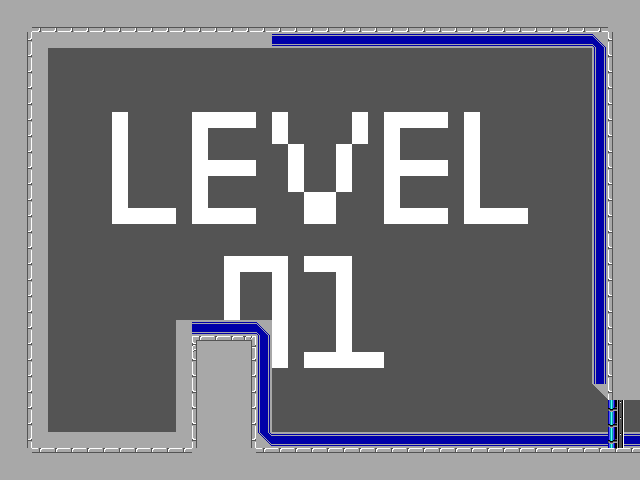

A level layout from a 2D game, rendered from its tile map. Below: a short description, then the map file with tile-grid data replaced by summaries:
An orthogonal 40x30 tile map with 16x16 px tiles, 2 tile layers (background, foreground), 3 hidden layers not drawn, 2 tilesets and 2 objects (PlayerDuke, me.LevelEntity).

<map version="1.0" orientation="orthogonal" width="40" height="30" tilewidth="16" tileheight="16">
 <tileset firstgid="1" name="duke_tiles" tilewidth="16" tileheight="16">
  <image source="../img/map/duke_tiles.png" width="480" height="240" />
  <tile id="449">
   <properties>
    <property name="type" value="wall" />
   </properties>
  </tile>
 </tileset>
 <tileset firstgid="451" name="metatiles16x16" tilewidth="16" tileheight="16">
  <image source="../img/map/metatiles16x16.png" width="80" height="16" />
  <tile id="0">
   <properties>
    <property name="type" value="solid" />
   </properties>
  </tile>
  <tile id="1">
   <properties>
    <property name="type" value="platform" />
   </properties>
  </tile>
 </tileset>
 <layer name="background" width="40" height="30">
  <data>[1200 cells, 914 non-empty, 6 distinct tile ids]</data>
 </layer>
 <layer name="portalAreaV" width="40" height="30" visible="0">
  <data>[1200 cells, 26 non-empty, 1 distinct tile ids]</data>
 </layer>
 <layer name="portalAreaH" width="40" height="30" visible="0">
  <data>[1200 cells, 23 non-empty, 1 distinct tile ids]</data>
 </layer>
 <layer name="collision" width="40" height="30" visible="0">
  <data>[1200 cells, 286 non-empty, 1 distinct tile ids]</data>
 </layer>
 <objectgroup name="Player" width="40" height="30">
  <object name="PlayerDuke" x="48" y="400" width="16" height="32">
   <properties>
    <property name="image" value="dukesprite" />
    <property name="spriteheight" value="32" />
    <property name="spritewidth" value="32" />
   </properties>
  </object>
 </objectgroup>
 <layer name="foreground" width="40" height="30">
  <data>[1200 cells, 289 non-empty, 7 distinct tile ids]</data>
 </layer>
 <objectgroup name="end" width="40" height="30">
  <object name="me.LevelEntity" x="624" y="400" width="16" height="48">
   <properties>
    <property name="to" value="level02" />
   </properties>
  </object>
 </objectgroup>
</map>
